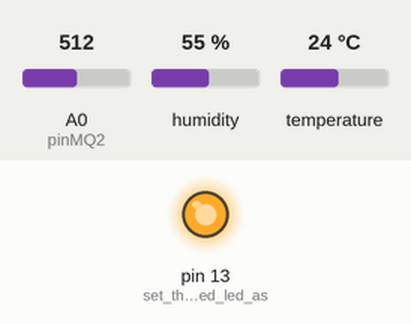
Recording of a sketch running on a simulated Arduino Uno, built with avr-gcc and run on an emulated ATmega328P. Shown: output pins drawn as LEDs (lit = HIGH). The test bench sets the inputs (shaded band); at power-on: A0 (pinMQ2) = 512, humidity 55 %, temperature 24 °C. What the sketch prints to the serial monitor is not drawn.

Above: at 3.5 s.
Timing chart, 0 to 7.5 s (numbered marks = the images above):
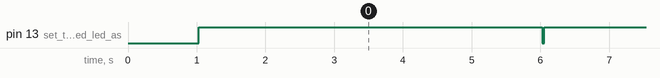

Measured:
- by itself, pin 13 (set_the_integrated_led_as): alternates HIGH for 5.0 s and LOW for 0.03 s

The sketch:

ESP8266_AZ-Envy_RawData.ino
```cpp
/*
 * File: ESP8266_AZ-Envy_RawData.ino
 *
 * An AZ-Envy board is used to measure temperature and humidity by SHT30 and several gases by MQ-2.
 * The program sends the measured values to the console.
 *
 * Claus Kühnel 2021-09-16 info@ckuehnel.ch
 */
#include <Wire.h>
#include <SHTSensor.h> // https://github.com/Sensirion/arduino-sht

SHTSensor sht;

const int pinMQ2 = A0;   //ADC-pin of AZ-Envy for the gas sensor

// Kalibrierwerte AZ-Envy Tempertur
const float m = 1.0;
const float n = 0;

void setup()
{
  Wire.begin();
  Serial.begin(115200);
  //while(!Serial);
  delay(1000);          // wait for serial monitor

  Serial.println(F("AT-Envy Test"));

  if (sht.init()) Serial.print(F("init(): success\n"));
  else            Serial.print(F("init(): failed\n"));

  sht.setAccuracy(SHTSensor::SHT_ACCURACY_MEDIUM); // only supported by SHT3x

  pinMode(pinMQ2,INPUT); //set ADC-pin as a input
  pinMode(LED_BUILTIN, OUTPUT); //set the integrated led as a output
}

void loop()
{
  if (sht.readSample())
  {
    float humidity = sht.getHumidity();
    float temperature = sht.getTemperature();

    //calibrate your temperature values - due to heat reasons from the MQ-2 (normally up to 4°C)
    float temperature_calibrated = m * temperature + n;

    Serial.println(F("SHT30:"));
    Serial.print(F("  RH:\t"));
    Serial.println(humidity, 1);
    Serial.print(F("  T:\t"));
    Serial.println(temperature_calibrated, 2);
  } else Serial.println(F("Error in readSample()"));

  int MQ2Value = analogRead(pinMQ2);  //read the ADC-pin → connected to MQ-2

  Serial.print(F("MQ-2:\n"));
  Serial.print(F("  ADC:\t"));
  Serial.println(MQ2Value);
  Serial.println(F("----------------------------------------------"));

  digitalWrite(LED_BUILTIN, HIGH);    //turn the integrated led on
  delay(5000);
  digitalWrite(LED_BUILTIN, LOW);     //turn the integrated led off
}
```
